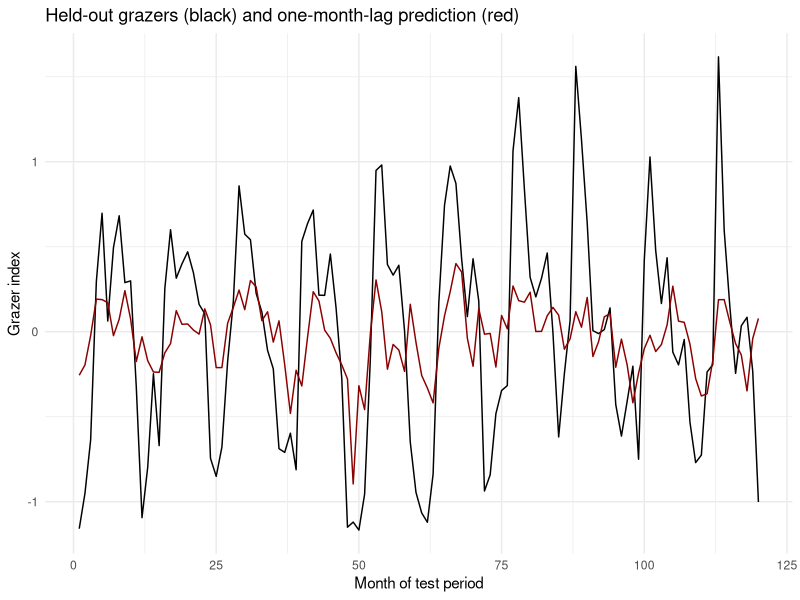

Generate this figure with R:
# Solutions for Chapter 7: Cross-Correlation
# Instructor answer key. Not part of the book build (.R, ignored by Quarto).

library(tidyverse)
library(forecast)

# ---------------------------------------------------------------------------
# Exercise 1: Forecast the grazers
# ---------------------------------------------------------------------------
# Split Lake Washington in two, fit grazers on one-month-lagged producers over
# the training years, and predict the held-out grazers.

lwa <- read_csv("data/lake_wa_plankton.csv", show_col_types = FALSE) |>
  mutate(prodLag = dplyr::lag(producers, 1))   # producers about a month ahead

train <- lwa |> filter(Year <= 1984) |> drop_na()
test  <- lwa |> filter(Year >= 1985) |> drop_na()

fit <- lm(grazers ~ prodLag, data = train)
summary(fit)

test$grazersHat <- predict(fit, newdata = test)
cor(test$grazers, test$grazersHat)             # skill on the held-out years

ggplot(test, aes(seq_along(grazers))) +
  geom_line(aes(y = grazers), color = "black") +
  geom_line(aes(y = grazersHat), color = "darkred") +
  labs(x = "Month of test period", y = "Grazer index",
    title = "Held-out grazers (black) and one-month-lag prediction (red)") +
  theme_minimal()

# How much can it explain? Not much. The lagged-producer R^2 is modest because
# the cross-correlation peak sits almost on top of lag zero: a one-month lag
# captures only the small asymmetric part of a relationship that is mostly
# contemporaneous and mostly seasonal. And the slope's standard error from this
# lm is optimistic, because both series share an annual cycle that leaves the
# residuals autocorrelated, the OLS-lies problem the regression chapter takes
# up. The honest claim from the chapter is the direction (algae lead grazers),
# not a trustworthy predictive slope.

# ---------------------------------------------------------------------------
# Exercise 2: Make your own spurious correlation
# ---------------------------------------------------------------------------
# Simulate independent random-walk pairs, measure the raw spurious peak, then
# prewhiten by differencing and confirm it collapses.

spuriousPeak <- function(seed) {
  set.seed(seed)
  a <- cumsum(rnorm(200))
  b <- cumsum(rnorm(200))
  raw <- max(abs(ccf(a, b, lag.max = 20, plot = FALSE)$acf))
  pw  <- max(abs(ccf(diff(a), diff(b), lag.max = 20, plot = FALSE)$acf))
  c(raw = raw, prewhitened = pw)
}

results <- map_dfr(1:12, spuriousPeak)
results$seed <- 1:12
results

# The raw peaks are enormous, routinely 0.4 to 0.9, every one of them a
# "relationship" between two series that share nothing. After differencing they
# collapse to noise size, a fifth of that or less. The lesson is the magnitude,
# not a strict threshold: the peak you would have reported shrinks to nothing.
mean(results$raw)          # typical raw spurious peak
mean(results$prewhitened)  # typical peak after prewhitening

# A note on bands: the dashed 2/sqrt(n) line is a per-lag threshold, so taking
# the single largest bar across 40-odd lags will graze it by chance even for
# pure noise. Do not score the differenced series by "did the max clear the
# band"; judge it by whether the towering structure is gone. It is.
